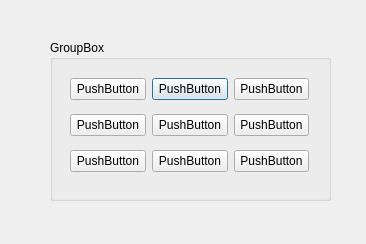
<?xml version="1.0" encoding="UTF-8"?>
<ui version="4.0">
 <class>Dialog</class>
 <widget class="QDialog" name="Dialog">
  <property name="geometry">
   <rect>
    <x>0</x>
    <y>0</y>
    <width>366</width>
    <height>244</height>
   </rect>
  </property>
  <property name="sizePolicy">
   <sizepolicy hsizetype="Expanding" vsizetype="Expanding">
    <horstretch>1</horstretch>
    <verstretch>1</verstretch>
   </sizepolicy>
  </property>
  <property name="windowTitle">
   <string>Dialog</string>
  </property>
  <widget class="QGroupBox" name="groupBox">
   <property name="geometry">
    <rect>
     <x>50</x>
     <y>40</y>
     <width>281</width>
     <height>161</height>
    </rect>
   </property>
   <property name="sizePolicy">
    <sizepolicy hsizetype="Preferred" vsizetype="Preferred">
     <horstretch>1</horstretch>
     <verstretch>1</verstretch>
    </sizepolicy>
   </property>
   <property name="title">
    <string>GroupBox</string>
   </property>
   <widget class="QWidget" name="">
    <property name="geometry">
     <rect>
      <x>20</x>
      <y>30</y>
      <width>239</width>
      <height>111</height>
     </rect>
    </property>
    <layout class="QGridLayout" name="gridLayout">
     <item row="0" column="1">
      <widget class="QPushButton" name="pushButton_4">
       <property name="text">
        <string>PushButton</string>
       </property>
      </widget>
     </item>
     <item row="1" column="0">
      <widget class="QPushButton" name="pushButton_3">
       <property name="text">
        <string>PushButton</string>
       </property>
      </widget>
     </item>
     <item row="1" column="1">
      <widget class="QPushButton" name="pushButton_5">
       <property name="text">
        <string>PushButton</string>
       </property>
      </widget>
     </item>
     <item row="2" column="1">
      <widget class="QPushButton" name="pushButton_6">
       <property name="text">
        <string>PushButton</string>
       </property>
      </widget>
     </item>
     <item row="0" column="0">
      <widget class="QPushButton" name="pushButton">
       <property name="text">
        <string>PushButton</string>
       </property>
      </widget>
     </item>
     <item row="2" column="0">
      <widget class="QPushButton" name="pushButton_2">
       <property name="text">
        <string>PushButton</string>
       </property>
      </widget>
     </item>
     <item row="0" column="2">
      <widget class="QPushButton" name="pushButton_7">
       <property name="text">
        <string>PushButton</string>
       </property>
      </widget>
     </item>
     <item row="1" column="2">
      <widget class="QPushButton" name="pushButton_8">
       <property name="text">
        <string>PushButton</string>
       </property>
      </widget>
     </item>
     <item row="2" column="2">
      <widget class="QPushButton" name="pushButton_9">
       <property name="text">
        <string>PushButton</string>
       </property>
      </widget>
     </item>
    </layout>
   </widget>
  </widget>
 </widget>
 <resources/>
 <connections/>
</ui>
